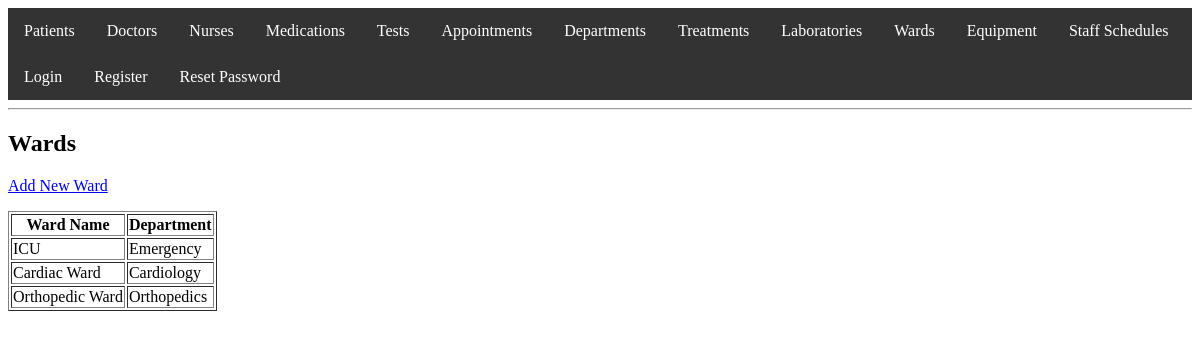
The app's page /ward/view_wards.php with its own data.
### tables this page shows
CREATE TABLE Wards (
                       ward_id INT PRIMARY KEY AUTO_INCREMENT,
                       name VARCHAR(50),
                       department_id INT,
                       FOREIGN KEY (department_id) REFERENCES Departments(department_id)
);

CREATE TABLE Departments (
                             department_id INT PRIMARY KEY AUTO_INCREMENT,
                             name VARCHAR(50),
                             description TEXT
);

### ward/view_wards.php (the view, shortened to what this page needs)
<?php
include '../auth.php';
include '../header.php';
$sql = "
    SELECT w.*, d.name AS department_name
    FROM Wards w
    LEFT JOIN Departments d ON w.department_id = d.department_id
";
$result = $conn->query($sql);
?>
<h2>Wards</h2>
<p><a href="add_ward_form.php">Add New Ward</a></p>
<table border="1">
    <tr>
        <th>Ward Name</th>
        <th>Department</th>
    </tr>
    <?php while ($ward = $result->fetch_assoc()): ?>
        <tr>
            <td><?php echo htmlspecialchars($ward['name']); ?></td>
            <td><?php echo htmlspecialchars($ward['department_name']); ?></td>
        </tr>
    <?php endwhile; ?>
</table>
<?php
include '../footer.php';
?>

### records on screen
wards: name "ICU", department.name "Emergency"
wards: name "Cardiac Ward", department.name "Cardiology"
wards: name "Orthopedic Ward", department.name "Orthopedics"
